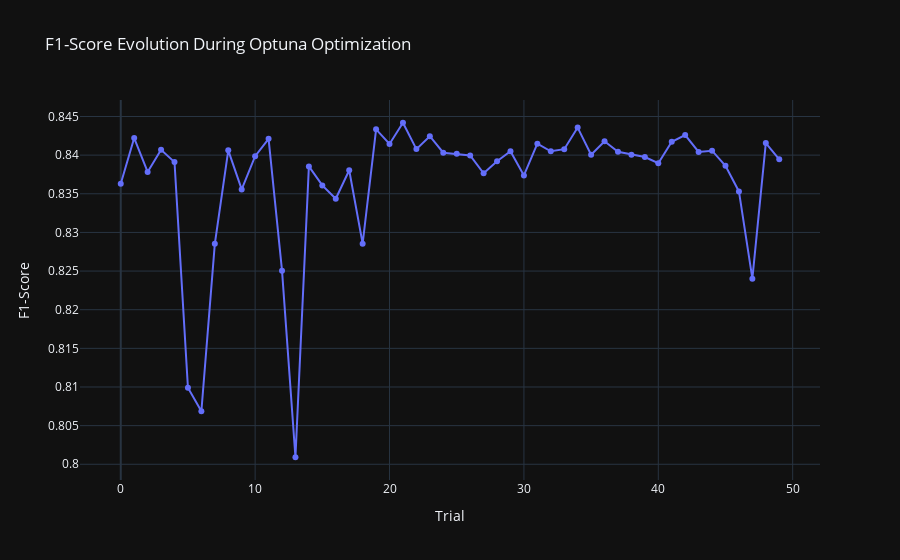

Here is the notebook cell this chart was saved with:
### Code cell
visualizations['f1_score_evolution']

### Figure 1 — Plotly figure (JSON) as saved in the notebook; plotly's stock layout.template omitted (floating-point values rounded to 4 significant figures)
{"data": [{"mode": "lines+markers", "name": "F1-score", "type": "scatter", "x": [0, 1, 2, 3, 4, 5, 6, 7, 8, 9, 10, 11, 12, 13, 14, 15, 16, 17, 18, 19, 20, 21, 22, 23, 24, 25, 26, 27, 28, 29, 30, 31, 32, 33, 34, 35, 36, 37, 38, 39, 40, 41, 42, 43, 44, 45, 46, 47, 48, 49], "y": [0.8363, 0.8422, 0.8378, 0.8407, 0.8391, 0.8099, 0.8069, 0.8285, 0.8406, 0.8356, 0.8399, 0.8421, 0.825, 0.8009, 0.8385, 0.8361, 0.8344, 0.8381, 0.8285, 0.8433, 0.8415, 0.8442, 0.8408, 0.8424, 0.8403, 0.8402, 0.84, 0.8377, 0.8392, 0.8405, 0.8374, 0.8415, 0.8405, 0.8408, 0.8436, 0.8401, 0.8418, 0.8404, 0.8401, 0.8398, 0.839, 0.8417, 0.8426, 0.8404, 0.8406, 0.8386, 0.8353, 0.824, 0.8416, 0.8395]}], "layout": {"title": {"text": "F1-Score Evolution During Optuna Optimization"}, "xaxis": {"title": {"text": "Trial"}}, "yaxis": {"title": {"text": "F1-Score"}}}}
